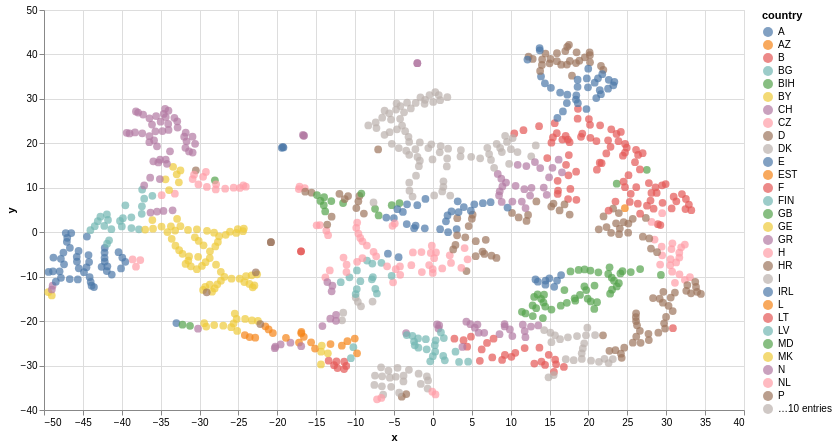

Specify this chart in Vega-Lite:
### Vega-Lite specification from a JSON file in a GitHub repository (floating-point values rounded to 4 significant figures; data arrays with more than 128 entries replaced by an {"elided": "..."} marker saying what was removed)
{"config": {"view": {"continuousWidth": 400, "continuousHeight": 300}}, "data": {"name": "data-b8729936d4d975b894772a3754cd38fb"}, "mark": {"type": "circle", "size": 60}, "encoding": {"color": {"type": "nominal", "field": "country"}, "tooltip": [{"type": "nominal", "field": "place"}, {"type": "nominal", "field": "country"}], "x": {"type": "quantitative", "field": "x"}, "y": {"type": "quantitative", "field": "y"}}, "height": 400, "width": 700, "$schema": "https://vega.github.io/schema/vega-lite/v4.8.1.json", "datasets": {"data-b8729936d4d975b894772a3754cd38fb": {"elided": "894 records"}}}
